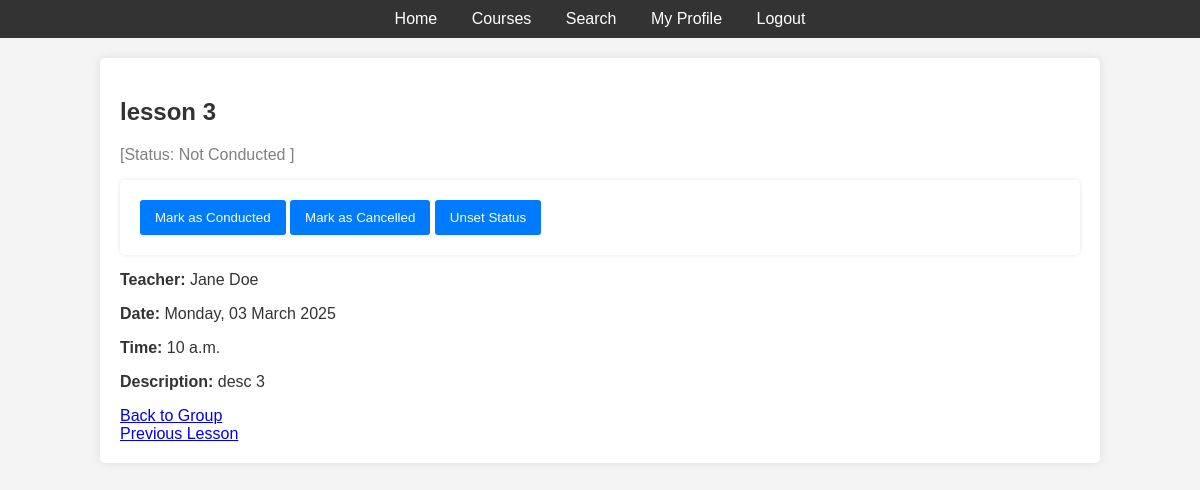
Before: /lessons/3/ (signed in) with the older database file.
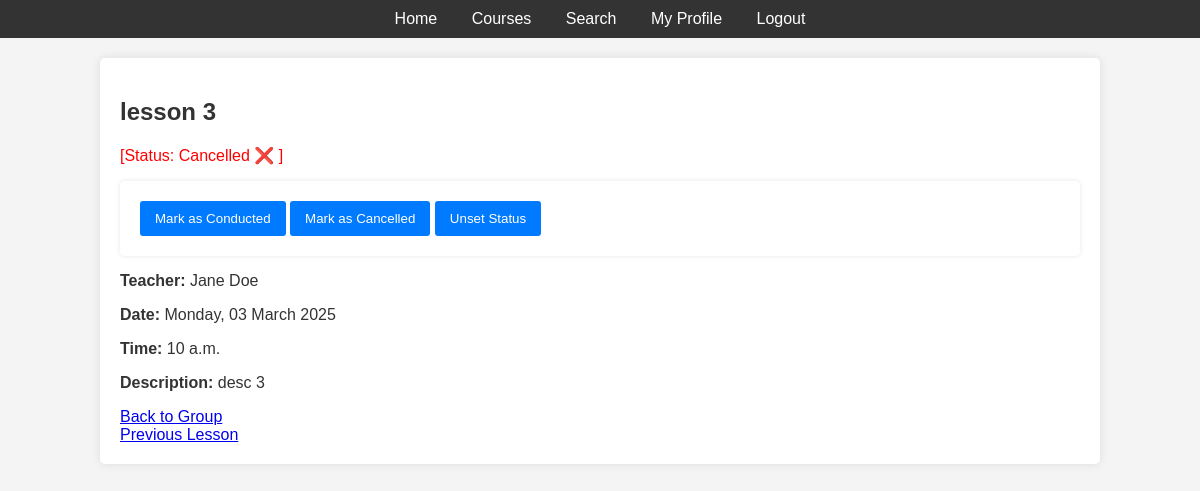
After: the same page with the newer database file.
### lessons/views.py (the view, shortened to what this page needs)
# urls.py: path("<int:lesson_id>/", lesson_detail, name="lesson_detail"),
@login_required
def lesson_detail(request, lesson_id):
    lesson = get_object_or_404(Lesson, id=lesson_id)
    group = lesson.group
    previous_lesson = Lesson.objects.filter(group=group, date__lt=lesson.date).order_by("-date", "-time").first()
    next_lesson = Lesson.objects.filter(group=group, date__gt=lesson.date).order_by("date", "time").first()
    is_admin = request.user.groups.filter(name="Administrators").exists()
    is_teacher = lesson.teacher == request.user or is_admin
    return render(request, "lessons/lesson_detail.html", {
        "lesson": lesson,
        "previous_lesson": previous_lesson,
        "next_lesson": next_lesson,
        "is_admin": is_admin,
        "is_teacher": is_teacher,
    })

### templates/lessons/lesson_detail.html (shortened to what this page needs)
{% extends 'base.html' %}
{% block content %}
    <h2>{{ lesson.name }}</h2>
    <p>
        {% if lesson.is_conducted is None %}
            <span style="color: gray;">[Status: Not Conducted ]</span>
        {% elif lesson.is_conducted %}
            <span style="color: green;">[Status: Conducted ✔️]</span>
        {% else %}
            <span style="color: red;">[Status: Cancelled ❌ ]</span>
        {% endif %}
    </p>
    {% if is_teacher or is_admin %}
        <form method="post">
            <button type="submit" name="status" value="conducted">Mark as Conducted</button>
            <button type="submit" name="status" value="cancelled">Mark as Cancelled</button>
            <button type="submit" name="status" value="unset">Unset Status</button>
        </form>
    {% endif %}
    <p><strong>Teacher:</strong> {{ lesson.teacher.get_full_name }}</p>
    <p><strong>Date:</strong> {{ lesson.date|date:"l, d F Y" }}</p>
    <p><strong>Time:</strong> {{ lesson.time }}</p>
    <p><strong>Description:</strong> {{ lesson.description|default:"No description provided." }}</p>
    <a href="{% url 'group_detail' lesson.group.id %}">Back to Group</a>
    <br>
    {% if previous_lesson %}
        <a href="{% url 'lesson_detail' previous_lesson.id %}">Previous Lesson</a>
    {% endif %}
{% endblock %}

Changed rows visible on the page:
changed Lesson "lesson 3": is_conducted empty → False (drawn)
Other visible differences:
text no longer shown: "[Status: Not Conducted ]"
text now shown: "[Status: Cancelled ❌ ]"
